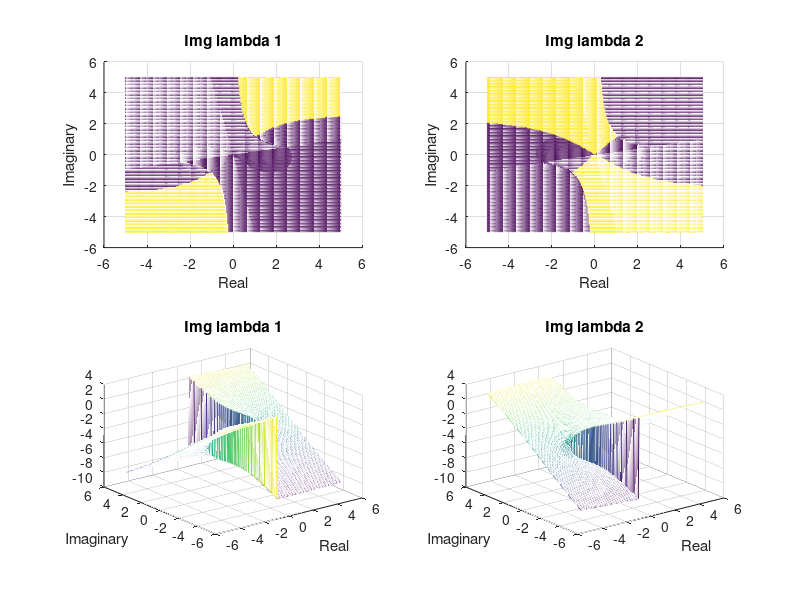
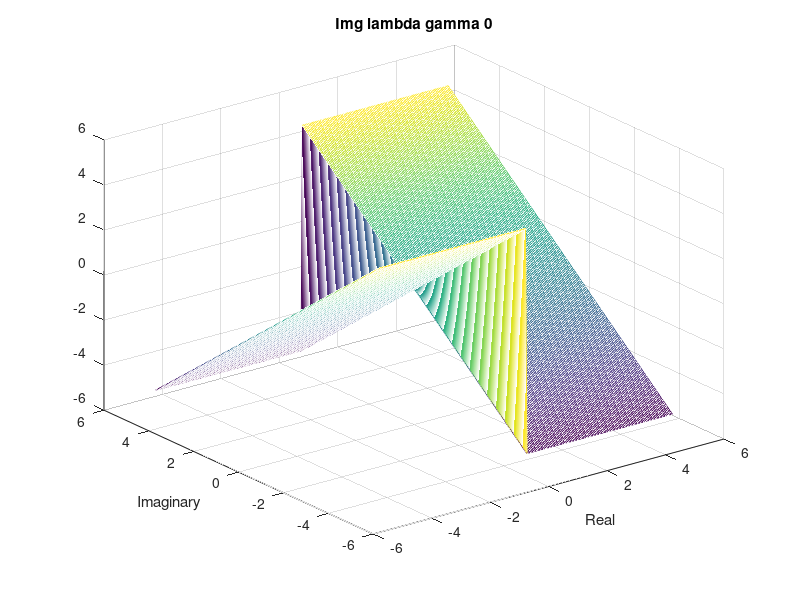
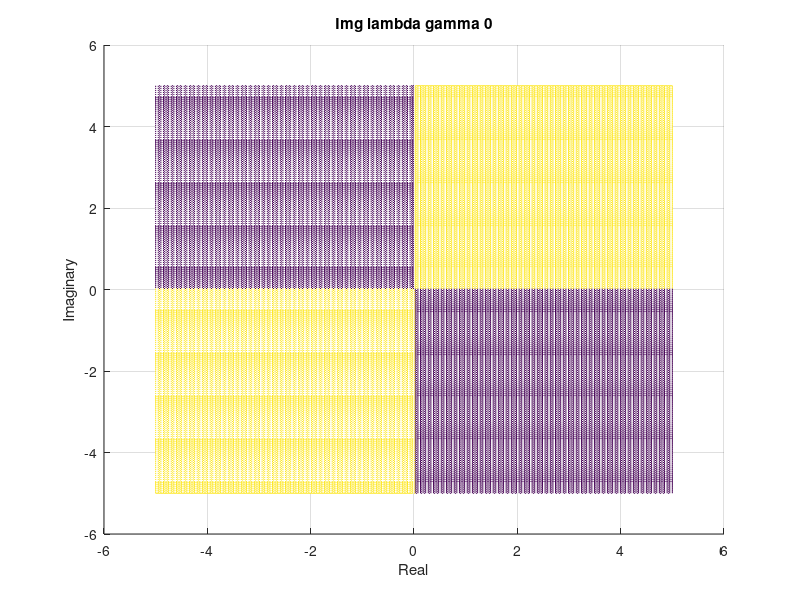

Recreate these plots in MATLAB, in order.
% Plots the effect of imaginary and real values for omega, with gamma as 
% a set constant and epsilon always 1

% Clear memory and set format for output to screen
clear all
format short e

% Gamma parameter
gamma=5;

% Grid parameters
L = 10;
N = 200;

% Set up the grid.
x = linspace(-L/2,L/2,N);     
y = linspace(0,L/2,N);

% Lambda formulas
LambdaOne = @(omega) -1i.*gamma./2+sqrt(-gamma.^2-2i.*gamma+1+4*(omega).^2)./2;
LambdaTwo = @(omega) -1i.*gamma./2-sqrt(-gamma.^2-2i.*gamma+1+4*(omega).^2)./2;
z1=zeros(N,N);
z2=zeros(N,N);

% Compute lambda 1, 2 and lambda with gamma 0
[X,Y]=meshgrid(x,x);
Grid=X+Y.*1i;
z1=LambdaOne(Grid);
z2=LambdaTwo(Grid);
z3=sqrt(4.*Grid.^2)/2;

C = zeros(N,N);
% Setup for color map
for n=1:N
    for m=1:N
      if imag(z1(m,n))>0
          C(m,n)=1;
      else
          C(m,n)=0;
      end
    end
end

D = zeros(N,N);

for n=1:N
    for m=1:N
      if imag(z2(m,n))>0
          D(m,n)=1;
      else
          D(m,n)=0;
      end
    end
end

for n=1:N
    for m=1:N
      if imag(z3(m,n))>0
          E(m,n)=1;
      else
          E(m,n)=0;
      end
    end
end

hold off
figure(1)
subplot(2,2,1)
mesh(X,Y,imag(z1),C)
view(2)
title('Img lambda 1')
xlabel('Real');
ylabel('Imaginary');

subplot(2,2,2);
mesh(X,Y,imag(z2),D)
view(2)
title('Img lambda 2')
xlabel('Real');
ylabel('Imaginary');

subplot(2,2,3)
mesh(X,Y,imag(z1))
title('Img lambda 1')
xlabel('Real');
ylabel('Imaginary');

subplot(2,2,4);
mesh(X,Y,imag(z2))
title('Img lambda 2')
xlabel('Real');
ylabel('Imaginary');


pause
figure(3)
mesh(X,Y,imag(z3))
title('Img lambda gamma 0')
xlabel('Real');
ylabel('Imaginary');

figure(4)
mesh(X,Y,imag(z3),E)
view(2)
title('Img lambda gamma 0')
xlabel('Real');
ylabel('Imaginary');
